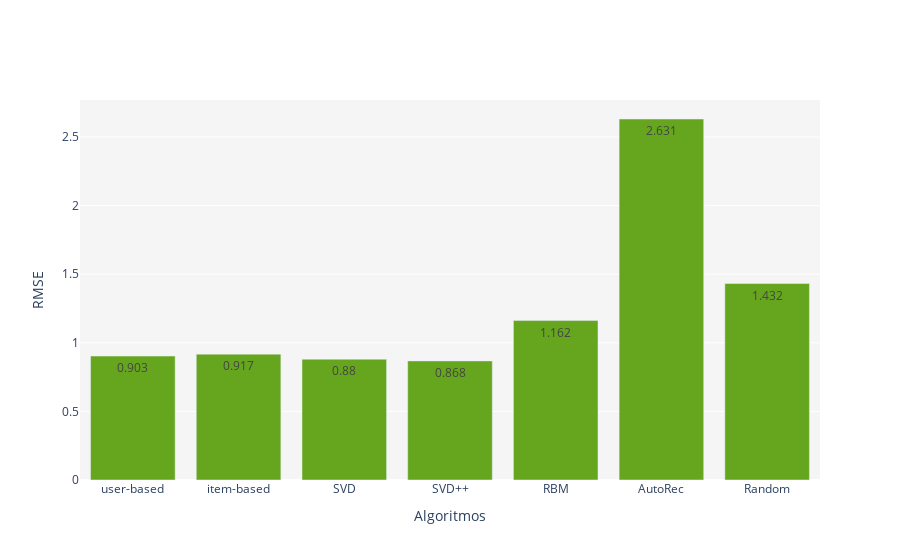

The code cell stored with this chart in its notebook:
### Markdown cell above
# RMSE

### Code cell
import plotly.graph_objects as go
import plotly.express as px

models = ['user-based', 'item-based', 'SVD', 'SVD++', 'RBM', 'AutoRec', 'Random']
rmse_values = [0.903, 0.917, 0.880, 0.868, 1.162, 2.631, 1.432]

# Define colors for the bars
colors = px.colors.qualitative.Dark2

fig = go.Figure(data=[
    go.Bar(x=models, y=rmse_values, marker_color=px.colors.qualitative.Dark2[4])
])

# Add labels to the bars
fig.update_traces(
    text=rmse_values,
    textposition='auto',
)

fig.update_layout(
    #title='Valores de RMSE asociados a cada modelo desarrollado',
    xaxis_title='Algoritmos',
    yaxis_title='RMSE',
    plot_bgcolor='whitesmoke'
)

fig.show()

### Figure 1 — Plotly figure (JSON) as saved in the notebook; plotly's stock layout.template omitted (floating-point values rounded to 4 significant figures)
{"data": [{"marker": {"color": "rgb(102,166,30)"}, "text": ["0.903", "0.917", "0.88", "0.868", "1.162", "2.631", "1.432"], "textposition": "auto", "type": "bar", "x": ["user-based", "item-based", "SVD", "SVD++", "RBM", "AutoRec", "Random"], "y": [0.903, 0.917, 0.88, 0.868, 1.162, 2.631, 1.432]}], "layout": {"plot_bgcolor": "whitesmoke", "xaxis": {"title": {"text": "Algoritmos"}}, "yaxis": {"title": {"text": "RMSE"}}}}
